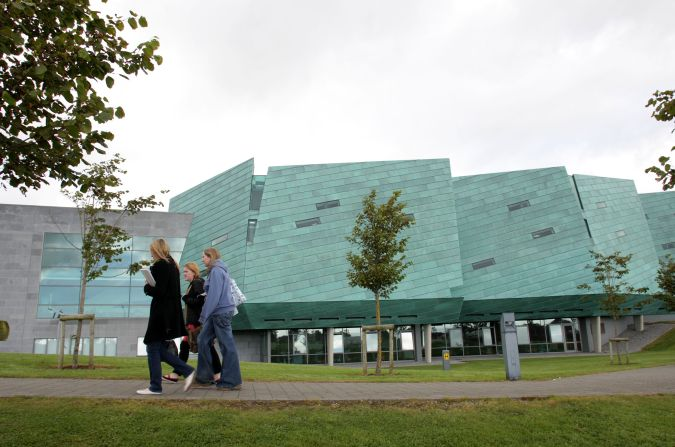
#> input picture lab8/ATU.jpg, 675 x 447 px
$ python lab8.py   (older library calls are emulated)
#> lines starting #> are read from the running program, lines starting #| are printed output that depends on the picture; after the words box and inside, x2 and y2 are one past the last pixel; in counts of white or black regions, pixels touching at a corner belong together
# import OpenCV, numpy & matplotlib
import cv2
import numpy as np
from matplotlib import pyplot as plt

# read in images
imgOrig = cv2.imread('./ATU.jpg')
#> imgOrig is the input picture: shape (447, 675, 3); mean B, G, R 146.4, 158.5, 148.9
myImg = cv2.imread('./myImg.jpeg')
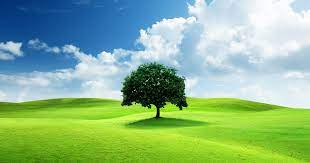
#> input picture lab8/myImg.jpeg, 310 x 163 px
#> myImg is the input picture: shape (163, 310, 3); mean B, G, R 140.3, 183.3, 140.1

# read in a grayscale version
imgGray = cv2.cvtColor(imgOrig, cv2.COLOR_RGB2GRAY)

# variables for subplotting
nrows = 3
ncols = 3

# blur variables
KernelSizeWidth = 3
KernelSizeHeight = 3

# store 3x3 blurred image
imgBlur3x3 = cv2.GaussianBlur(imgGray,(KernelSizeWidth, KernelSizeHeight),0)

# change the blur variables to apply a 13x13 blur
KernelSizeWidth = 13
KernelSizeHeight = 13

# store 13x13 blurred image
imgBlur13x13 = cv2.GaussianBlur(imgGray,(KernelSizeWidth, KernelSizeHeight),0)

# sobel edge detection code
imgSobelx = cv2.Sobel(imgGray,cv2.CV_64F,1,0,ksize=5) # x dir
imgSobely = cv2.Sobel(imgGray,cv2.CV_64F,0,1,ksize=5) # y dir
imgSobelSum = np.abs(imgSobelx) + np.abs(imgSobely) # x&y dir absolute values

# canny variables
cannyThreshold = 100
cannyParam2 = 200

# canny edge detection code
imgCanny = cv2.Canny(imgGray,cannyThreshold,cannyParam2)
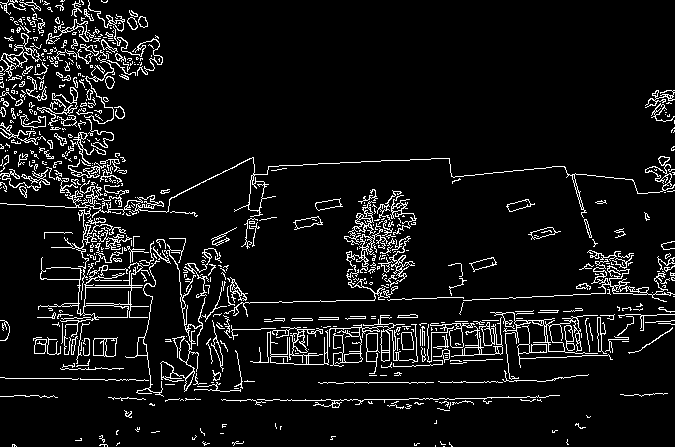
#> imgCanny: shape (447, 675); 7.6% white in thin lines or dots

# use subplot to put multiple images in a single window
plt.subplot(nrows, ncols,1),plt.imshow(cv2.cvtColor(imgOrig,
cv2.COLOR_BGR2RGB), cmap = 'gray')
plt.title('Original'), plt.xticks([]), plt.yticks([])
plt.subplot(nrows, ncols,2),plt.imshow(imgGray, cmap = 'gray')
plt.title('GrayScale'), plt.xticks([]), plt.yticks([])
plt.subplot(nrows, ncols,3),plt.imshow(imgBlur3x3, cmap = 'gray')
plt.title('3x3 Blur'), plt.xticks([]), plt.yticks([])
plt.subplot(nrows, ncols,4),plt.imshow(imgBlur13x13, cmap = 'gray')
plt.title('13x13 Blur'), plt.xticks([]), plt.yticks([])
plt.subplot(nrows, ncols,5),plt.imshow(imgSobelx, cmap = 'gray')
plt.title('sobel x'), plt.xticks([]), plt.yticks([])
plt.subplot(nrows, ncols,6),plt.imshow(imgSobely, cmap = 'gray')
plt.title('sobel y'), plt.xticks([]), plt.yticks([])
plt.subplot(nrows, ncols,7),plt.imshow(imgSobelSum, cmap = 'gray')
plt.title('sobel Sum'), plt.xticks([]), plt.yticks([])
plt.subplot(nrows, ncols,8),plt.imshow(imgCanny, cmap = 'gray')
plt.title('Canny Trace'), plt.xticks([]), plt.yticks([])

plt.show()

# trial with myImg
# read in a grayscale version
myImgGray = cv2.cvtColor(myImg, cv2.COLOR_RGB2GRAY)

# store 3x3 blurred image
myImgBlur3x3 = cv2.GaussianBlur(myImgGray,(KernelSizeWidth, KernelSizeHeight),0)
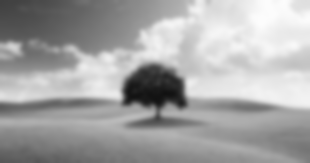
#> myImgBlur3x3: shape (163, 310); min 17, max 252, mean 165.5

# store 13x13 blurred image
myImgBlur13x13 = cv2.GaussianBlur(myImgGray,(KernelSizeWidth, KernelSizeHeight),0)

# sobel edge detection code
myImgSobelx = cv2.Sobel(myImgGray,cv2.CV_64F,1,0,ksize=5) # x dir
myImgSobely = cv2.Sobel(myImgGray,cv2.CV_64F,0,1,ksize=5) # y dir
myImgSobelSum = myImgSobelx + myImgSobely # x&y dir
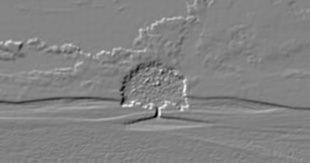
#> myImgSobelSum: shape (163, 310) float64; min -11188, max 10568, mean -0.2; drawn with min black and max white

# canny edge detection code
MyImgCanny = cv2.Canny(myImgGray,cannyThreshold,cannyParam2)
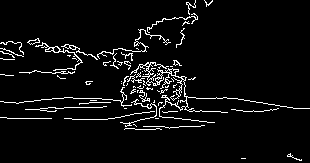
#> MyImgCanny: shape (163, 310); 5.4% white in thin lines or dots

# use subplot to put multiple images in a single window
plt.subplot(nrows, ncols,1),plt.imshow(cv2.cvtColor(myImg,
cv2.COLOR_BGR2RGB), cmap = 'gray')
plt.title('Original'), plt.xticks([]), plt.yticks([])
plt.subplot(nrows, ncols,2),plt.imshow(myImgGray, cmap = 'gray')
plt.title('GrayScale'), plt.xticks([]), plt.yticks([])
plt.subplot(nrows, ncols,3),plt.imshow(myImgBlur3x3, cmap = 'gray')
plt.title('3x3 Blur'), plt.xticks([]), plt.yticks([])
plt.subplot(nrows, ncols,4),plt.imshow(myImgBlur13x13, cmap = 'gray')
plt.title('13x13 Blur'), plt.xticks([]), plt.yticks([])
plt.subplot(nrows, ncols,5),plt.imshow(myImgSobelx, cmap = 'gray')
plt.title('sobel x'), plt.xticks([]), plt.yticks([])
plt.subplot(nrows, ncols,6),plt.imshow(myImgSobely, cmap = 'gray')
plt.title('sobel y'), plt.xticks([]), plt.yticks([])
plt.subplot(nrows, ncols,7),plt.imshow(myImgSobelSum, cmap = 'gray')
plt.title('sobel Sum'), plt.xticks([]), plt.yticks([])
plt.subplot(nrows, ncols,8),plt.imshow(MyImgCanny, cmap = 'gray')
plt.title('Canny Trace'), plt.xticks([]), plt.yticks([])

plt.show()


plt.figure(figsize=(12, 8))

# Display the original image and Sobel sum image for different thresholds
for i, threshold in enumerate(range(20, 101, 20), start=1):
    # Apply thresholding to Sobel sum image
    thresholded_img = np.where(imgSobelSum > threshold, 1, 0)

    plt.subplot(nrows, ncols, i)
    plt.imshow(thresholded_img, cmap='gray')
    plt.title(f'Threshold: {threshold}')
    plt.axis('off')
#> this loop made 5 passes
#> pass 1, `thresholded_img = np.where(imgSobelSum > threshold, 1, 0)`:
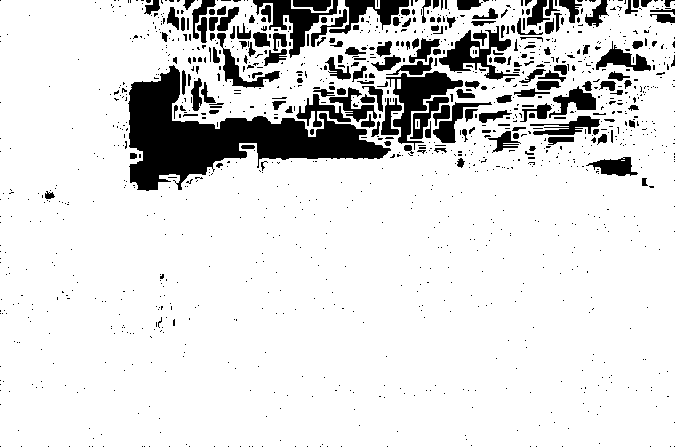
#> thresholded_img: shape (447, 675) int64; values 0 (black) and 1 (white), 86.7% white; 1257 black regions (1074 under 20 px), largest, box (x1, y1, x2, y2) and area: (128, 65, 391, 191) 12265, (386, 71, 463, 150) 1965, (253, 0, 338, 58) 1448

plt.tight_layout()
plt.show()
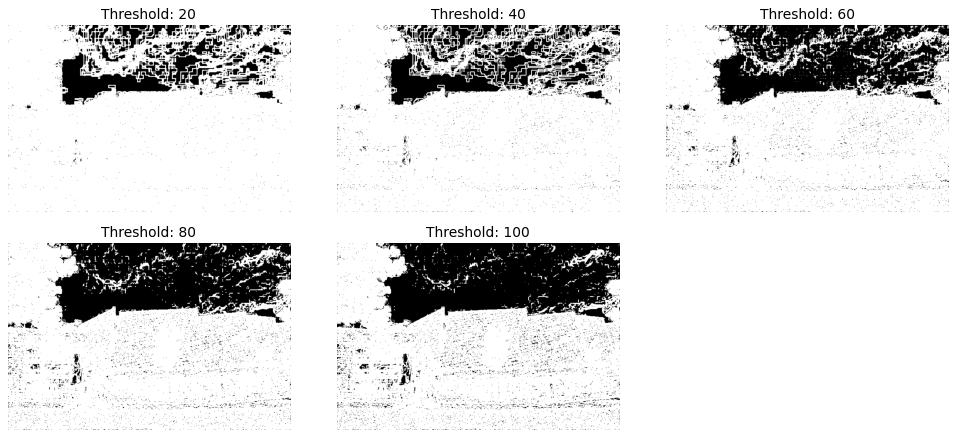
#> figure drawn by matplotlib, 5 panels

# display image
#cv2.imshow('Grayscale Image', imgGray)
#cv2.waitKey(0)
#cv2.destroyAllWindows()
